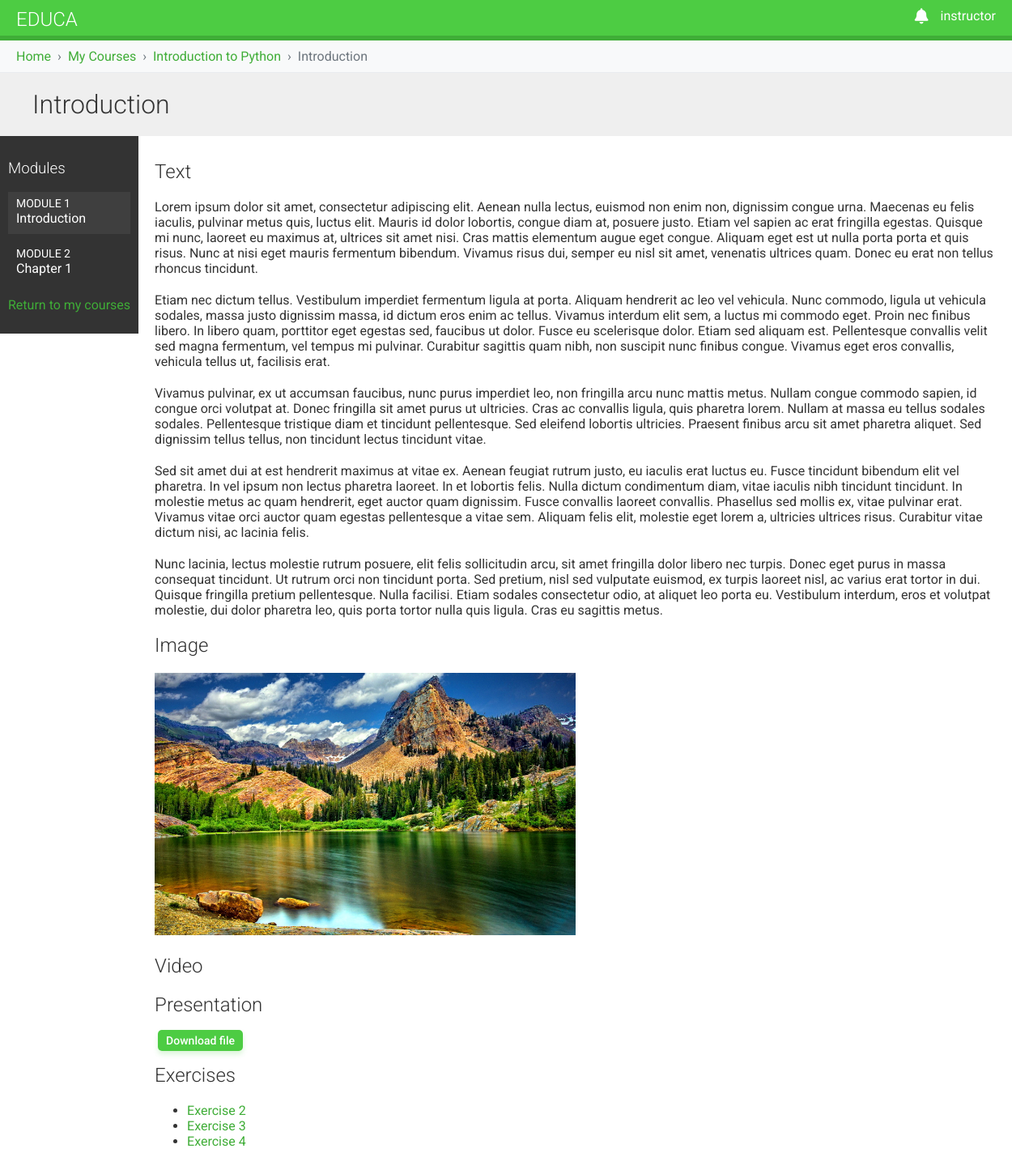
Page /students/course/3/10/ (signed in) on the committed database.
### courses/models.py (models this page shows, shortened)
class Course(models.Model):
    owners = models.ManyToManyField(User,
                                    related_name='courses_created',
                                    blank=True)
    subject = models.ForeignKey(Subject,
                                related_name='courses',
                                on_delete=models.CASCADE)
    title = models.CharField(max_length=200)
    slug = models.SlugField(max_length=200,
                            unique=True,
                            auto_created=True)
    overview = models.TextField()
    duration = models.TextField(blank=True)
    created = models.DateTimeField(auto_now_add=True) #set when new object is created
    price = models.DecimalField(max_digits=10,decimal_places=2, default=0)
    order = models.PositiveIntegerField(default=0,)
    class Meta:
        ordering = ['order'] # - means descending order

class Module(models.Model):
    course = models.ForeignKey(Course,
                               related_name='modules',
                               on_delete=models.CASCADE)
    title = models.CharField(max_length=200)
    description = models.TextField(blank=True)
    order = OrderField(blank=True, for_fields=['course'])
    class Meta:
        ordering = ['order']

class Content(models.Model):
    module = models.ForeignKey(Module,
                               related_name='contents',
                               on_delete=models.CASCADE)
    content_type = models.ForeignKey(ContentType,
                                     on_delete= models.CASCADE,
                                     limit_choices_to={'model__in':('text','video','image','file','exercise')})
    object_id = models.PositiveIntegerField()
    item = GenericForeignKey('content_type', 'object_id')
    order = OrderField(blank=True, for_fields=['module'])
    class Meta:
        ordering = ['order']

class ItemBase(models.Model):
    owner = models.ForeignKey(User,
                              related_name='%(class)s_related',
                              on_delete=models.CASCADE)
    title = models.CharField(max_length=250)
    created = models.DateTimeField(auto_now_add=True)
    updated = models.DateTimeField(auto_now=True)
    class Meta:
        abstract = True
    def render(self):
        return render_to_string(
            f'courses/content/{self._meta.model_name}.html',
            {'item': self}
        )

class Text(ItemBase):
    content = models.TextField()

class Image(ItemBase):
    file = models.FileField(upload_to='images')

class Video(ItemBase):
    url = models.URLField()

class File(ItemBase):
    file = models.FileField(upload_to='files')

class Exercise(models.Model):
    title = models.CharField(max_length=200)
    question_description = models.TextField(blank=True,null=True)
    answer = models.TextField(blank=True,null=True)
    duration = models.DurationField(blank=True,null=True)
    course = models.ForeignKey(Course,on_delete=models.CASCADE,blank=True,null=True)
    module = models.ForeignKey(Module,on_delete=models.CASCADE,blank=True,null=True,related_name='exercises')
    question_file = models.FileField(upload_to='files/exercise_files/question_files',blank=True,null=True)
    answer_file = models.FileField(upload_to='files/exercise_files/answer_files',blank=True,null=True)
    visible = models.BooleanField(default=False)

### students/views.py (the view)
class StudentCourseDetailView(LoginRequiredMixin, DetailView):
    model = Course
    template_name = 'students/course/detail.html'
    def get_queryset(self):
        user = self.request.user
        if user.is_superuser:
            return Course.objects.all()
        enrollments = StudentCourseEnrollment.objects.filter(student=user)
        enrolled_courses = Course.objects.filter(id__in=enrollments.values_list('course_id', flat=True))
        owned_courses = Course.objects.filter(owners=user)
        return (enrolled_courses | owned_courses).distinct()
    def get_context_data(self, **kwargs):
        context = super().get_context_data(**kwargs)
        course = self.get_object()
        context['enrollments'] = StudentCourseEnrollment.objects.filter(student=self.request.user,
                                                                        course=course
                                                                        ).select_related('academic_year')
        if 'module_id' in self.kwargs:
            context['module'] = course.modules.get(
                id=self.kwargs['module_id']
            )
        else:
            modules = course.modules.all()
            if modules.exists():
                context['module'] = modules[0]
            else:
                context['module'] = None
        if context['module']:
            context['available_exercises'] = Exercise.objects.filter(course=course, module=context['module'],
                                                                     visible=True)
        else:
            context['available_exercises'] = []
        return context

### courses/context_processors.py (called while the page is built)
def is_instructor_processor(request):
    if request.user.is_authenticated:
        is_instructor = request.user.groups.filter(name="Instructors").exists()
    else:
        is_instructor = False
    return {"is_instructor": is_instructor}

### educa/context_processors.py (called while the page is built)
def notifications_processor(request):
    if request.user.is_authenticated:
        unread_notifications = Notification.objects.filter(user=request.user,
                                                           is_read=False).order_by('-created_at')[:5]
        unread_count = Notification.objects.filter(user=request.user,
                                                   is_read=False).count()
        return {
            'unread_notifications': unread_notifications,
            'unread_count': unread_count,
        }
    return {
        'unread_notifications': [],
        'unread_count': 0,
    }

### students/templates/students/course/detail.html (shortened to what this page needs)
{% extends "base.html" %}
{% block content %}
    <h1>
        {{ module.title }}
    </h1>
    <div class="contents">
        <h3>Modules</h3>
        <ul id="modules">
            {% for m in object.modules.all %}
                <li data-id="{{ m.id }}" {% if m == module %}class="selected"{% endif %}>
                    <a href="{% url 'student_course_detail_module' object.id m.id %}">
                    <span>
                        Module <span class="order">{{ m.order|add:1 }}</span>
                    </span>
                        <br>
                        {{ m.title }}
                    </a>
                </li>
            {% empty %}
                <li>No modules yet.</li>
            {% endfor %}
        </ul>
        <p><a href="{% url 'student_course_list' %}">Return to my courses</a></p>
    </div>
    <div class="module" style="overflow: auto;" id="course_detail">
        {% if module.contents.exists %}
            {% for content in module.contents.all %}
                {% with item=content.item %}
                    <h2>{{ item.title }}</h2>
                    {{ item.render }}
                {% endwith %}
            {% endfor %}
        {% else %}
            <h2>Contents</h2>
            <p>No contents yet.</p>
        {% endif %}
        <div id="exercises">
            <h2>Exercises</h2>
            {% if available_exercises %}
                <ul>
                    {% for exercise in available_exercises %}
                        <li>
                            <a href="{% url 'exercise_detail' course.id module.id exercise.id %}">{{ exercise.title }}</a>
                        </li>
                    {% endfor %}
                </ul>
            {% else %}
                <p>No exercises yet.</p>
            {% endif %}
        </div>
    </div>
{% endblock %}

### courses/templates/base.html (shortened to what this page needs)
{% load static %}
<!DOCTYPE html>
<html>
<head>
    <link href="{% static "css/base.css" %}" rel="stylesheet">
    <link rel="stylesheet" href="https://cdnjs.cloudflare.com/ajax/libs/font-awesome/6.4.0/css/all.min.css">
</head>
<body>
<div id="header">
    <a href="/" class="logo">Educa</a>
    <ul class="menu">
        {% if request.user.is_authenticated %}
            <li class="notification-dropdown">
                <a class="dropdown" href="#">
                    <i class="fas fa-bell notification-bell"></i>
                </a>
            </li>
            <li class="profile-dropdown">
                <a class="dropdown" href="">{{ request.user.username }}</a>
            </li>
        {% else %}
            <li><a href="{% url "login" %}">Sign in</a></li>
            <li><a href="{% url 'student_registration' %}">Register</a></li>
        {% endif %}
    </ul>
</div>
<div id="breadcrumbs">
    <div class="container">
        <ul class="breadcrumb">
            {% block breadcrumbs %}
                {% for crumb in breadcrumbs %}
                    {% if not forloop.last %}
                        <li><a href="{{ crumb.url }}">{{ crumb.name }}</a></li>
                    {% else %}
                        <li class="active">{{ crumb.name }}</li>
                    {% endif %}
                {% endfor %}
            {% endblock %}
        </ul>
    </div>
</div>
<div id="content" class="{% block content_class %}block-layout{% endblock %}">
    {% block content %}
    {% endblock %}
</div>
</body>
</html>

### courses/templates/courses/content/text.html
{{item.content|linebreaks}}

### courses/templates/courses/content/image.html
<p>
	<img src="{{item.file.url}}" alt="{{item.title}}">
</p>

### courses/templates/courses/content/file.html
<p>
	<a href="{{item.file.url}}" class="button">Download file</a>
</p>

### courses/static/css/base.css (style rules this page uses)
html { width: 100%; max-width: 100%; overflow-x: hidden; margin: 0; padding: 0; }
body { margin: 0; font-family: 'Roboto', sans-serif; font-weight: 400; color: #333; width: 100%; grid-template-columns: auto auto; }
a { color: #3fad37; text-decoration: none; }
ul { float: none; }
h1, h2, h3, h4, h5, h6 { font-family: 'Roboto', sans-serif; font-weight: 300; }
h1 { background: #efefef; width: 100%; overflow: auto; padding: 20px 0 20px 40px; margin: 0; grid-row: 1; grid-column: 1 / span2; }
img { height: 50%; width: 50%; }
.module { padding: 10px 20px; width: auto; grid-column: 2; grid-row: 2; }
.module p { margin: 10px 0 20px; width: 100%; }
#header { background: #4dcc43; overflow: visible; padding: 10px 20px; border-bottom: 6px solid #3fad37; width: 100%; box-sizing: border-box; position: relative; left: 0; right: 0; margin: 0; min-height: 50px; }
#header .logo { text-decoration: none; font-family: 'Roboto', sans-serif; font-weight: 300; text-transform: uppercase; font-size: 24px; color: #fff; float: left; }
#header a { color: #fff; }
#header .menu { list-style: none; float: right; margin: 0; padding: 0; display: flex; gap: 15px; }
.contents { padding: 10px; float: left; background: #333; color: #fff; font-family: 'Roboto', sans-serif; grid-column: 1; grid-row: 2; height: min-content; }
.contents ul { list-style: none; margin: 0; padding: 0; width: 100%; }
.contents ul li { margin: 0 0 10px 0; padding: 4px 10px 10px; overflow: auto; cursor: default; }
.contents ul li.selected { background: #3f3f3f; }
.contents ul span { text-transform: uppercase; font-size: 14px; }
.contents ul a { display: block; color: #fff; text-decoration: none; }
input[type=submit], a.button { border-radius: 5px; background: #4dcc43; color: #fff; border: none; cursor: pointer; }
.btn { padding: 8px 12px; margin: 4px; cursor: pointer; text-decoration: none; color: white; border: none; text-wrap: nowrap; border-radius: 5px; font-size: 16px; font-weight: 500; transition: all 0.3s ease; }
.btn-primary { background-color: #4dcc43; color: white; border-radius: 8px; box-shadow: 0 4px 6px rgba(77, 204, 67, 0.2); transition: all 0.3s ease; }
.btn-sm { padding: 5px 10px; font-size: 0.875rem; }
#breadcrumbs { background-color: #f8f9fa; padding: 10px 20px; border-bottom: 1px solid #e9ecef; width: 100%; box-sizing: border-box; }
.breadcrumb { list-style: none; margin: 0; padding: 0; display: flex; flex-wrap: wrap; }
.breadcrumb li { display: inline-flex; align-items: center; margin: 0; padding: 0; }
.breadcrumb li:not(:last-child)::after { content: "›"; margin: 0 8px; color: #6c757d; }
.breadcrumb li a { color: #3fad37; text-decoration: none; }
.breadcrumb li.active { color: #6c757d; }
.notification-dropdown { position: relative; text-align: right; }
.notification-bell { font-size: 1.2em; display: inline-block; }
.dropdown { position: relative; }
li.profile-dropdown { position: relative; text-align: right; }

### rows in the picture
Course: name "Introduction to Python"
Module: name "Introduction", title "Introduction", order|add "1"
Module: order|add "2", title "Chapter 1"
Content: item "Text", item.content "Lorem ipsum dolor sit amet, consectetur adipiscing elit. Aenean nulla lectus, euismod non enim non, dignissim congue urna. Maecenas eu felis iaculis, pulvinar metus quis, luctus elit. Mauris id dolor lobortis, congue diam at, posuere justo. Etiam vel sapien ac erat fringilla egestas. Quisque mi nunc, laoreet eu maximus at, ultrices sit amet nisi. Cras mattis elementum augue eget congue. Aliquam eget est ut nulla porta porta et quis risus. Nunc at nisi eget mauris fermentum bibendum. Vivamus risus dui, semper eu nisl sit amet, venenatis ultrices quam. Donec eu erat non tellus rhoncus tincidunt. Etiam nec dictum tellus. Vestibulum imperdiet fermentum ligula at porta. Aliquam hendrerit ac leo…"
Content: item "Image", item.file (picture)
Content: item "Video"
Content: item "Presentation"
Exercise: title "Exercise 2"
Exercise: title "Exercise 3"
Exercise: title "Exercise 4"

### other values in the picture
{{ request.user.username }} "instructor"
{{ crumb.name }} "Home" "My Courses"
